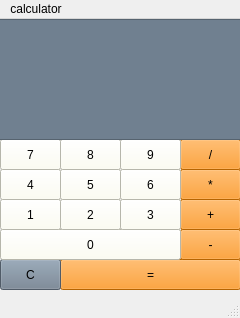
<?xml version="1.0" encoding="UTF-8"?>
<ui version="4.0">
 <class>MainWindow</class>
 <widget class="QMainWindow" name="MainWindow">
  <property name="geometry">
   <rect>
    <x>0</x>
    <y>0</y>
    <width>240</width>
    <height>318</height>
   </rect>
  </property>
  <property name="windowTitle">
   <string>MainWindow</string>
  </property>
  <widget class="QWidget" name="centralwidget">
   <widget class="QPushButton" name="btneq">
    <property name="geometry">
     <rect>
      <x>60</x>
      <y>240</y>
      <width>181</width>
      <height>31</height>
     </rect>
    </property>
    <property name="styleSheet">
     <string notr="true">background-color: #FF8C00</string>
    </property>
    <property name="text">
     <string>=</string>
    </property>
   </widget>
   <widget class="QPushButton" name="btnc">
    <property name="geometry">
     <rect>
      <x>0</x>
      <y>240</y>
      <width>61</width>
      <height>31</height>
     </rect>
    </property>
    <property name="styleSheet">
     <string notr="true">background-color: #708090</string>
    </property>
    <property name="text">
     <string>C</string>
    </property>
   </widget>
   <widget class="QPushButton" name="btnsub">
    <property name="geometry">
     <rect>
      <x>180</x>
      <y>210</y>
      <width>61</width>
      <height>31</height>
     </rect>
    </property>
    <property name="styleSheet">
     <string notr="true">background-color: #FF8C00</string>
    </property>
    <property name="text">
     <string>-</string>
    </property>
   </widget>
   <widget class="QPushButton" name="btmsum">
    <property name="geometry">
     <rect>
      <x>180</x>
      <y>180</y>
      <width>61</width>
      <height>31</height>
     </rect>
    </property>
    <property name="styleSheet">
     <string notr="true">background-color: #FF8C00</string>
    </property>
    <property name="text">
     <string>+</string>
    </property>
   </widget>
   <widget class="QPushButton" name="btnmul">
    <property name="geometry">
     <rect>
      <x>180</x>
      <y>150</y>
      <width>61</width>
      <height>31</height>
     </rect>
    </property>
    <property name="styleSheet">
     <string notr="true">background-color: #FF8C00</string>
    </property>
    <property name="text">
     <string>*</string>
    </property>
   </widget>
   <widget class="QPushButton" name="btnsep">
    <property name="geometry">
     <rect>
      <x>180</x>
      <y>120</y>
      <width>61</width>
      <height>31</height>
     </rect>
    </property>
    <property name="styleSheet">
     <string notr="true">background-color: #FF8C00
</string>
    </property>
    <property name="text">
     <string>/</string>
    </property>
   </widget>
   <widget class="QPushButton" name="btn0">
    <property name="geometry">
     <rect>
      <x>0</x>
      <y>210</y>
      <width>181</width>
      <height>31</height>
     </rect>
    </property>
    <property name="styleSheet">
     <string notr="true">background-color: #FFFFF0
</string>
    </property>
    <property name="text">
     <string>0</string>
    </property>
   </widget>
   <widget class="QPushButton" name="btn1">
    <property name="geometry">
     <rect>
      <x>0</x>
      <y>180</y>
      <width>61</width>
      <height>31</height>
     </rect>
    </property>
    <property name="styleSheet">
     <string notr="true">background-color: #FFFFF0</string>
    </property>
    <property name="text">
     <string>1</string>
    </property>
   </widget>
   <widget class="QPushButton" name="btn2">
    <property name="geometry">
     <rect>
      <x>60</x>
      <y>180</y>
      <width>61</width>
      <height>31</height>
     </rect>
    </property>
    <property name="styleSheet">
     <string notr="true">background-color: #FFFFF0</string>
    </property>
    <property name="text">
     <string>2</string>
    </property>
   </widget>
   <widget class="QPushButton" name="btn3">
    <property name="geometry">
     <rect>
      <x>120</x>
      <y>180</y>
      <width>61</width>
      <height>31</height>
     </rect>
    </property>
    <property name="styleSheet">
     <string notr="true">background-color: #FFFFF0</string>
    </property>
    <property name="text">
     <string>3</string>
    </property>
   </widget>
   <widget class="QPushButton" name="btn4">
    <property name="geometry">
     <rect>
      <x>0</x>
      <y>150</y>
      <width>61</width>
      <height>31</height>
     </rect>
    </property>
    <property name="styleSheet">
     <string notr="true">background-color: #FFFFF0</string>
    </property>
    <property name="text">
     <string>4</string>
    </property>
   </widget>
   <widget class="QPushButton" name="btn5">
    <property name="geometry">
     <rect>
      <x>60</x>
      <y>150</y>
      <width>61</width>
      <height>31</height>
     </rect>
    </property>
    <property name="styleSheet">
     <string notr="true">background-color:#FFFFF0
</string>
    </property>
    <property name="text">
     <string>5</string>
    </property>
   </widget>
   <widget class="QPushButton" name="btn6">
    <property name="geometry">
     <rect>
      <x>120</x>
      <y>150</y>
      <width>61</width>
      <height>31</height>
     </rect>
    </property>
    <property name="styleSheet">
     <string notr="true">background-color:#FFFFF0</string>
    </property>
    <property name="text">
     <string>6</string>
    </property>
   </widget>
   <widget class="QPushButton" name="btn7">
    <property name="geometry">
     <rect>
      <x>0</x>
      <y>120</y>
      <width>61</width>
      <height>31</height>
     </rect>
    </property>
    <property name="styleSheet">
     <string notr="true">background-color: #FFFFF0</string>
    </property>
    <property name="text">
     <string>7</string>
    </property>
   </widget>
   <widget class="QPushButton" name="btn8">
    <property name="geometry">
     <rect>
      <x>60</x>
      <y>120</y>
      <width>61</width>
      <height>31</height>
     </rect>
    </property>
    <property name="styleSheet">
     <string notr="true">background-color: #FFFFF0</string>
    </property>
    <property name="text">
     <string>8</string>
    </property>
   </widget>
   <widget class="QPushButton" name="btn9">
    <property name="geometry">
     <rect>
      <x>120</x>
      <y>120</y>
      <width>61</width>
      <height>31</height>
     </rect>
    </property>
    <property name="styleSheet">
     <string notr="true">background-color:#FFFFF0
</string>
    </property>
    <property name="text">
     <string>9</string>
    </property>
   </widget>
   <widget class="QTextEdit" name="show">
    <property name="geometry">
     <rect>
      <x>-7</x>
      <y>0</y>
      <width>251</width>
      <height>121</height>
     </rect>
    </property>
    <property name="styleSheet">
     <string notr="true">background-color: #708090</string>
    </property>
   </widget>
  </widget>
  <widget class="QStatusBar" name="statusbar"/>
  <widget class="QMenuBar" name="menubar">
   <property name="geometry">
    <rect>
     <x>0</x>
     <y>0</y>
     <width>240</width>
     <height>22</height>
    </rect>
   </property>
   <widget class="QMenu" name="menucalculator">
    <property name="title">
     <string>calculator</string>
    </property>
   </widget>
   <addaction name="menucalculator"/>
  </widget>
 </widget>
 <resources/>
 <connections/>
</ui>
